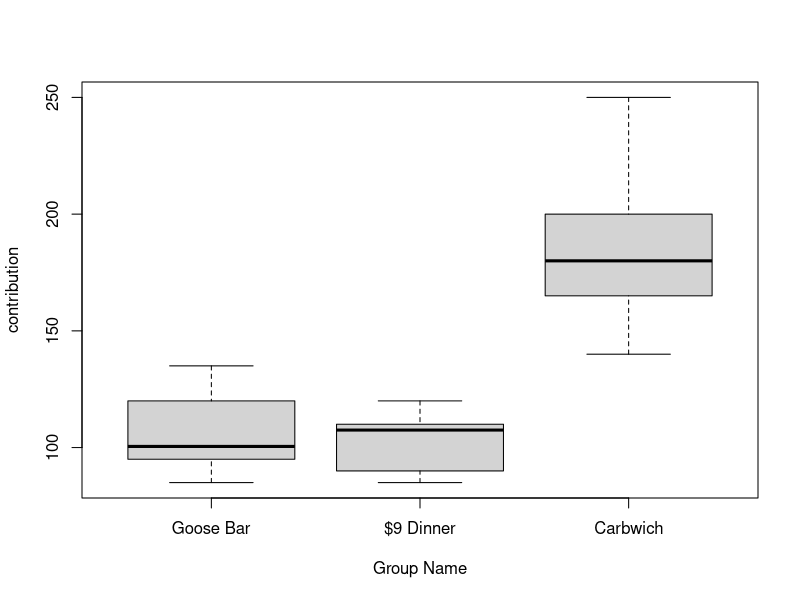

Write R code to recreate this figure.

#qusetion 1 

# part a
dataQ1 =matrix(NA, nrow=3, ncol=10)
dataQ1[1,] =c(100, 95, 125, 105, 100, 90, 135, 120, 85, 101)
dataQ1[2,] =c(90, 110, 85, 90, 95, 110, 115, 110, 105, 120)
dataQ1[3,] =c(250, 175, 140, 200, 195, 165, 145, 180, 210, 180)
rownames(dataQ1) =c("Goose Bar", "$9 Dinner", "Carbwich")
dataQ1

boxplot(t(dataQ1),xlab='Group Name',ylab='contribution')

#part c
contribution = as.numeric(t(dataQ1))
treatments = c(rep('Goose Bar',10), rep('$9 Dinner', 10),rep('Carbwich', 10))
summary( aov(contribution~treatments))

#part g
mu_hat = mean(dataQ1)
tau_hat = apply(dataQ1,1,mean)
sigma_hat = 480
a = c(1,-1,0)
theta = sum(a * tau_hat)
se_theta = sqrt(sigma_hat/10*sum(sigma_hat^2))
tobs = theta / se_theta
2 * pt(tobs, df = 27, lower.tail = FALSE)
